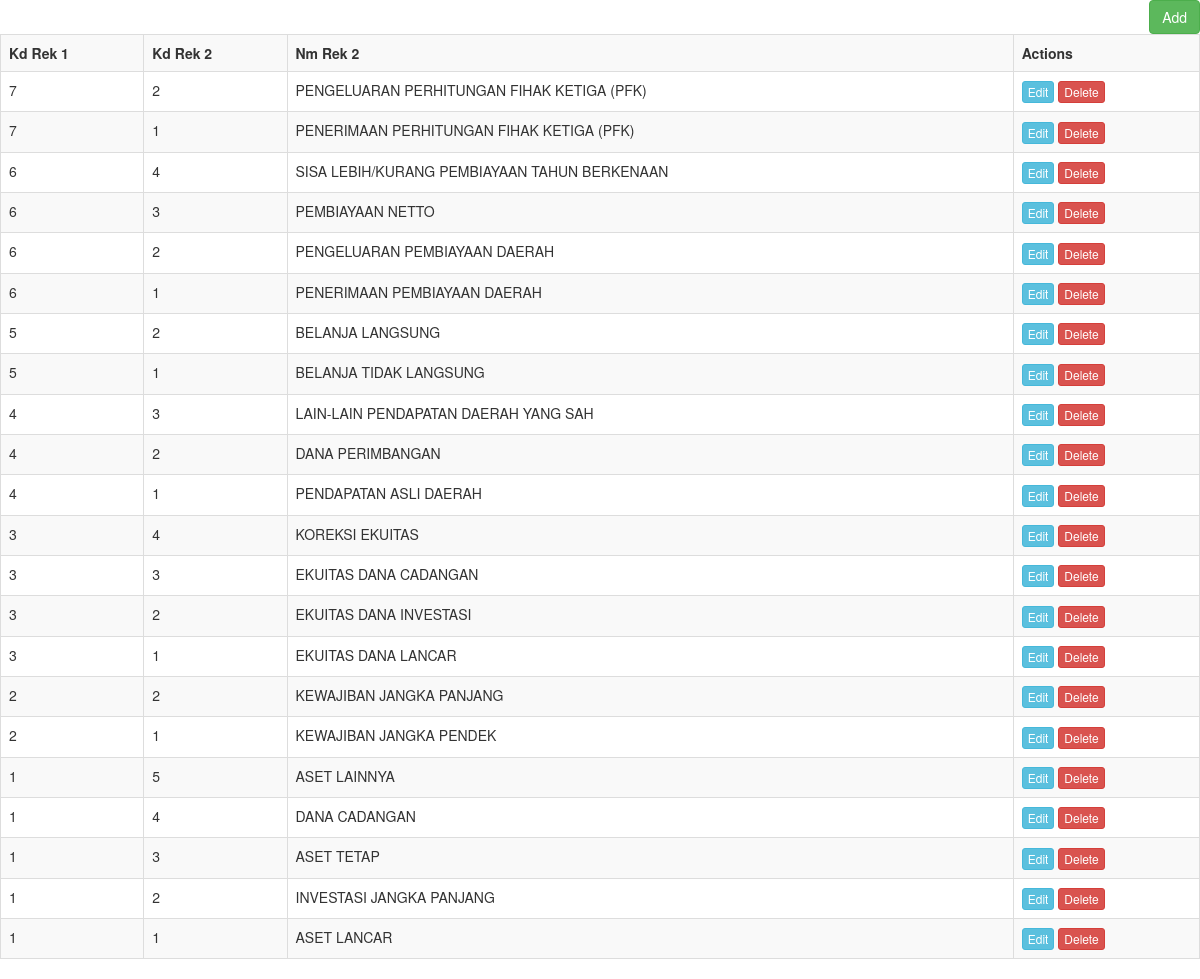
/index.php/ref_rek_2, run on the app's committed database.
### tables this page shows
CREATE TABLE `ref_rek_2` (
  `Kd_Rek_1` tinyint(4) NOT NULL DEFAULT '0',
  `Kd_Rek_2` tinyint(4) NOT NULL DEFAULT '0',
  `Nm_Rek_2` varchar(100) DEFAULT NULL
);

### application/controllers/Ref_rek_2.php (called while the page is built, shortened)
<?php
class Ref_rek_2 extends CI_Controller{
    function __construct()
    {
        $this->load->model('Ref_rek_2_model');
    }
    function index()
    {
        $data['ref_rek_2'] = $this->Ref_rek_2_model->get_all_ref_rek_2();
        $data['_view'] = 'ref_rek_2/index';
        $this->load->view('layouts/main',$data);
    }
}

### index.php (called while the page is built, shortened)
<?php
require_once BASEPATH.'core/CodeIgniter.php';

### application/models/Ref_rek_2_model.php (called while the page is built, shortened)
<?php
class Ref_rek_2_model extends CI_Model
{
    function get_all_ref_rek_2()
    {
        $this->db->order_by('Kd_Rek_1', 'desc');
        return $this->db->get('ref_rek_2')->result_array();
    }
}

### application/views/ref_rek_2/index.php (the view)
<div class="pull-right">
	<a href="<?php echo site_url('ref_rek_2/add'); ?>" class="btn btn-success">Add</a>
</div>
<table class="table table-striped table-bordered">
    <tr>
		<th>Kd Rek 1</th>
		<th>Kd Rek 2</th>
		<th>Nm Rek 2</th>
		<th>Actions</th>
    </tr>
	<?php foreach($ref_rek_2 as $r){ ?>
    <tr>
		<td><?php echo $r['Kd_Rek_1']; ?></td>
		<td><?php echo $r['Kd_Rek_2']; ?></td>
		<td><?php echo $r['Nm_Rek_2']; ?></td>
		<td>
            <a href="<?php echo site_url('ref_rek_2/edit/'.$r['Kd_Rek_1']); ?>" class="btn btn-info btn-xs">Edit</a>
            <a href="<?php echo site_url('ref_rek_2/remove/'.$r['Kd_Rek_1']); ?>" class="btn btn-danger btn-xs">Delete</a>
        </td>
    </tr>
	<?php } ?>
</table>

### data on the page
ref_rek_2: Kd_Rek_1 "7", Kd_Rek_2 "2", Nm_Rek_2 "PENGELUARAN PERHITUNGAN FIHAK KETIGA (PFK)"
ref_rek_2: Kd_Rek_1 "7", Kd_Rek_2 "1", Nm_Rek_2 "PENERIMAAN PERHITUNGAN FIHAK KETIGA (PFK)"
ref_rek_2: Kd_Rek_1 "6", Kd_Rek_2 "4", Nm_Rek_2 "SISA LEBIH/KURANG PEMBIAYAAN TAHUN BERKENAAN"
ref_rek_2: Kd_Rek_1 "6", Kd_Rek_2 "3", Nm_Rek_2 "PEMBIAYAAN NETTO"
ref_rek_2: Kd_Rek_1 "6", Kd_Rek_2 "2", Nm_Rek_2 "PENGELUARAN PEMBIAYAAN DAERAH"
ref_rek_2: Kd_Rek_1 "6", Kd_Rek_2 "1", Nm_Rek_2 "PENERIMAAN PEMBIAYAAN DAERAH"
ref_rek_2: Kd_Rek_1 "5", Kd_Rek_2 "2", Nm_Rek_2 "BELANJA LANGSUNG"
ref_rek_2: Kd_Rek_1 "5", Kd_Rek_2 "1", Nm_Rek_2 "BELANJA TIDAK LANGSUNG"
ref_rek_2: Kd_Rek_1 "4", Kd_Rek_2 "3", Nm_Rek_2 "LAIN-LAIN PENDAPATAN DAERAH YANG SAH"
ref_rek_2: Kd_Rek_1 "4", Kd_Rek_2 "2", Nm_Rek_2 "DANA PERIMBANGAN"
ref_rek_2: Kd_Rek_1 "4", Kd_Rek_2 "1", Nm_Rek_2 "PENDAPATAN ASLI DAERAH"
ref_rek_2: Kd_Rek_1 "3", Kd_Rek_2 "4", Nm_Rek_2 "KOREKSI EKUITAS"
ref_rek_2: Kd_Rek_1 "3", Kd_Rek_2 "3", Nm_Rek_2 "EKUITAS DANA CADANGAN"
ref_rek_2: Kd_Rek_1 "3", Kd_Rek_2 "2", Nm_Rek_2 "EKUITAS DANA INVESTASI"
ref_rek_2: Kd_Rek_1 "3", Kd_Rek_2 "1", Nm_Rek_2 "EKUITAS DANA LANCAR"
ref_rek_2: Kd_Rek_1 "2", Kd_Rek_2 "2", Nm_Rek_2 "KEWAJIBAN JANGKA PANJANG"
ref_rek_2: Kd_Rek_1 "2", Kd_Rek_2 "1", Nm_Rek_2 "KEWAJIBAN JANGKA PENDEK"
ref_rek_2: Kd_Rek_1 "1", Kd_Rek_2 "5", Nm_Rek_2 "ASET LAINNYA"
ref_rek_2: Kd_Rek_1 "1", Kd_Rek_2 "4", Nm_Rek_2 "DANA CADANGAN"
ref_rek_2: Kd_Rek_1 "1", Kd_Rek_2 "3", Nm_Rek_2 "ASET TETAP"
ref_rek_2: Kd_Rek_1 "1", Kd_Rek_2 "2", Nm_Rek_2 "INVESTASI JANGKA PANJANG"
ref_rek_2: Kd_Rek_1 "1", Kd_Rek_2 "1", Nm_Rek_2 "ASET LANCAR"
